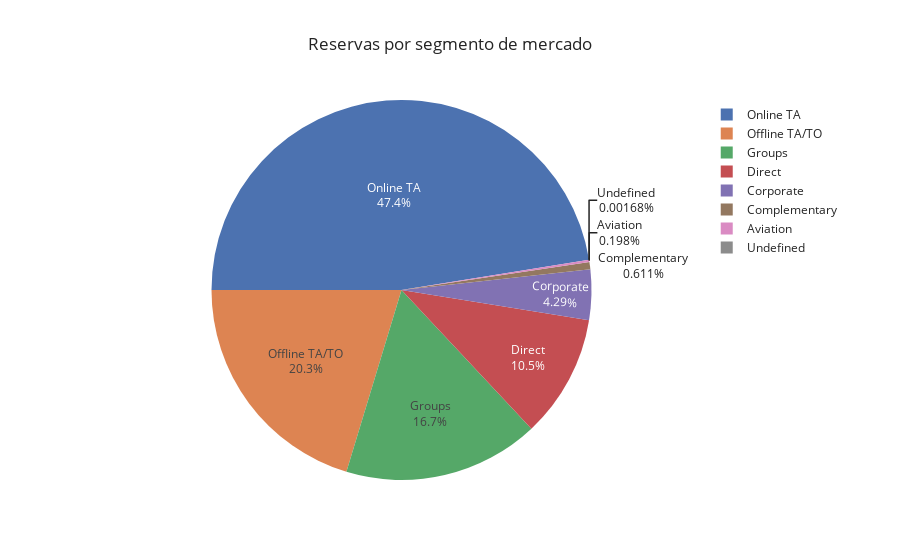

This figure's notebook cell:
### Markdown cell above
### Segmento de mercado

### Code cell
segmentos=df["market_segment"].value_counts()
pie = px.pie(segmentos, values=segmentos.values, names=segmentos.index,
             title="Reservas por segmento de mercado", template="seaborn")
pie.update_traces(rotation=-90, textinfo="percent+label")
pie.show()

### Figure 1 — Plotly figure (JSON) as saved in the notebook; plotly's stock layout.template omitted (floating-point values rounded to 4 significant figures)
{"data": [{"domain": {"x": [0, 1], "y": [0, 1]}, "hovertemplate": "index=%{label}<br>value=%{value}<extra></extra>", "labels": ["Online TA", "Offline TA/TO", "Groups", "Direct", "Corporate", "Complementary", "Aviation", "Undefined"], "legendgroup": "", "name": "", "rotation": -90, "showlegend": true, "textinfo": "percent+label", "type": "pie", "values": [56334, 24125, 19785, 12425, 5099, 726, 235, 2]}], "layout": {"legend": {"tracegroupgap": 0}, "title": {"text": "Reservas por segmento de mercado"}}}
